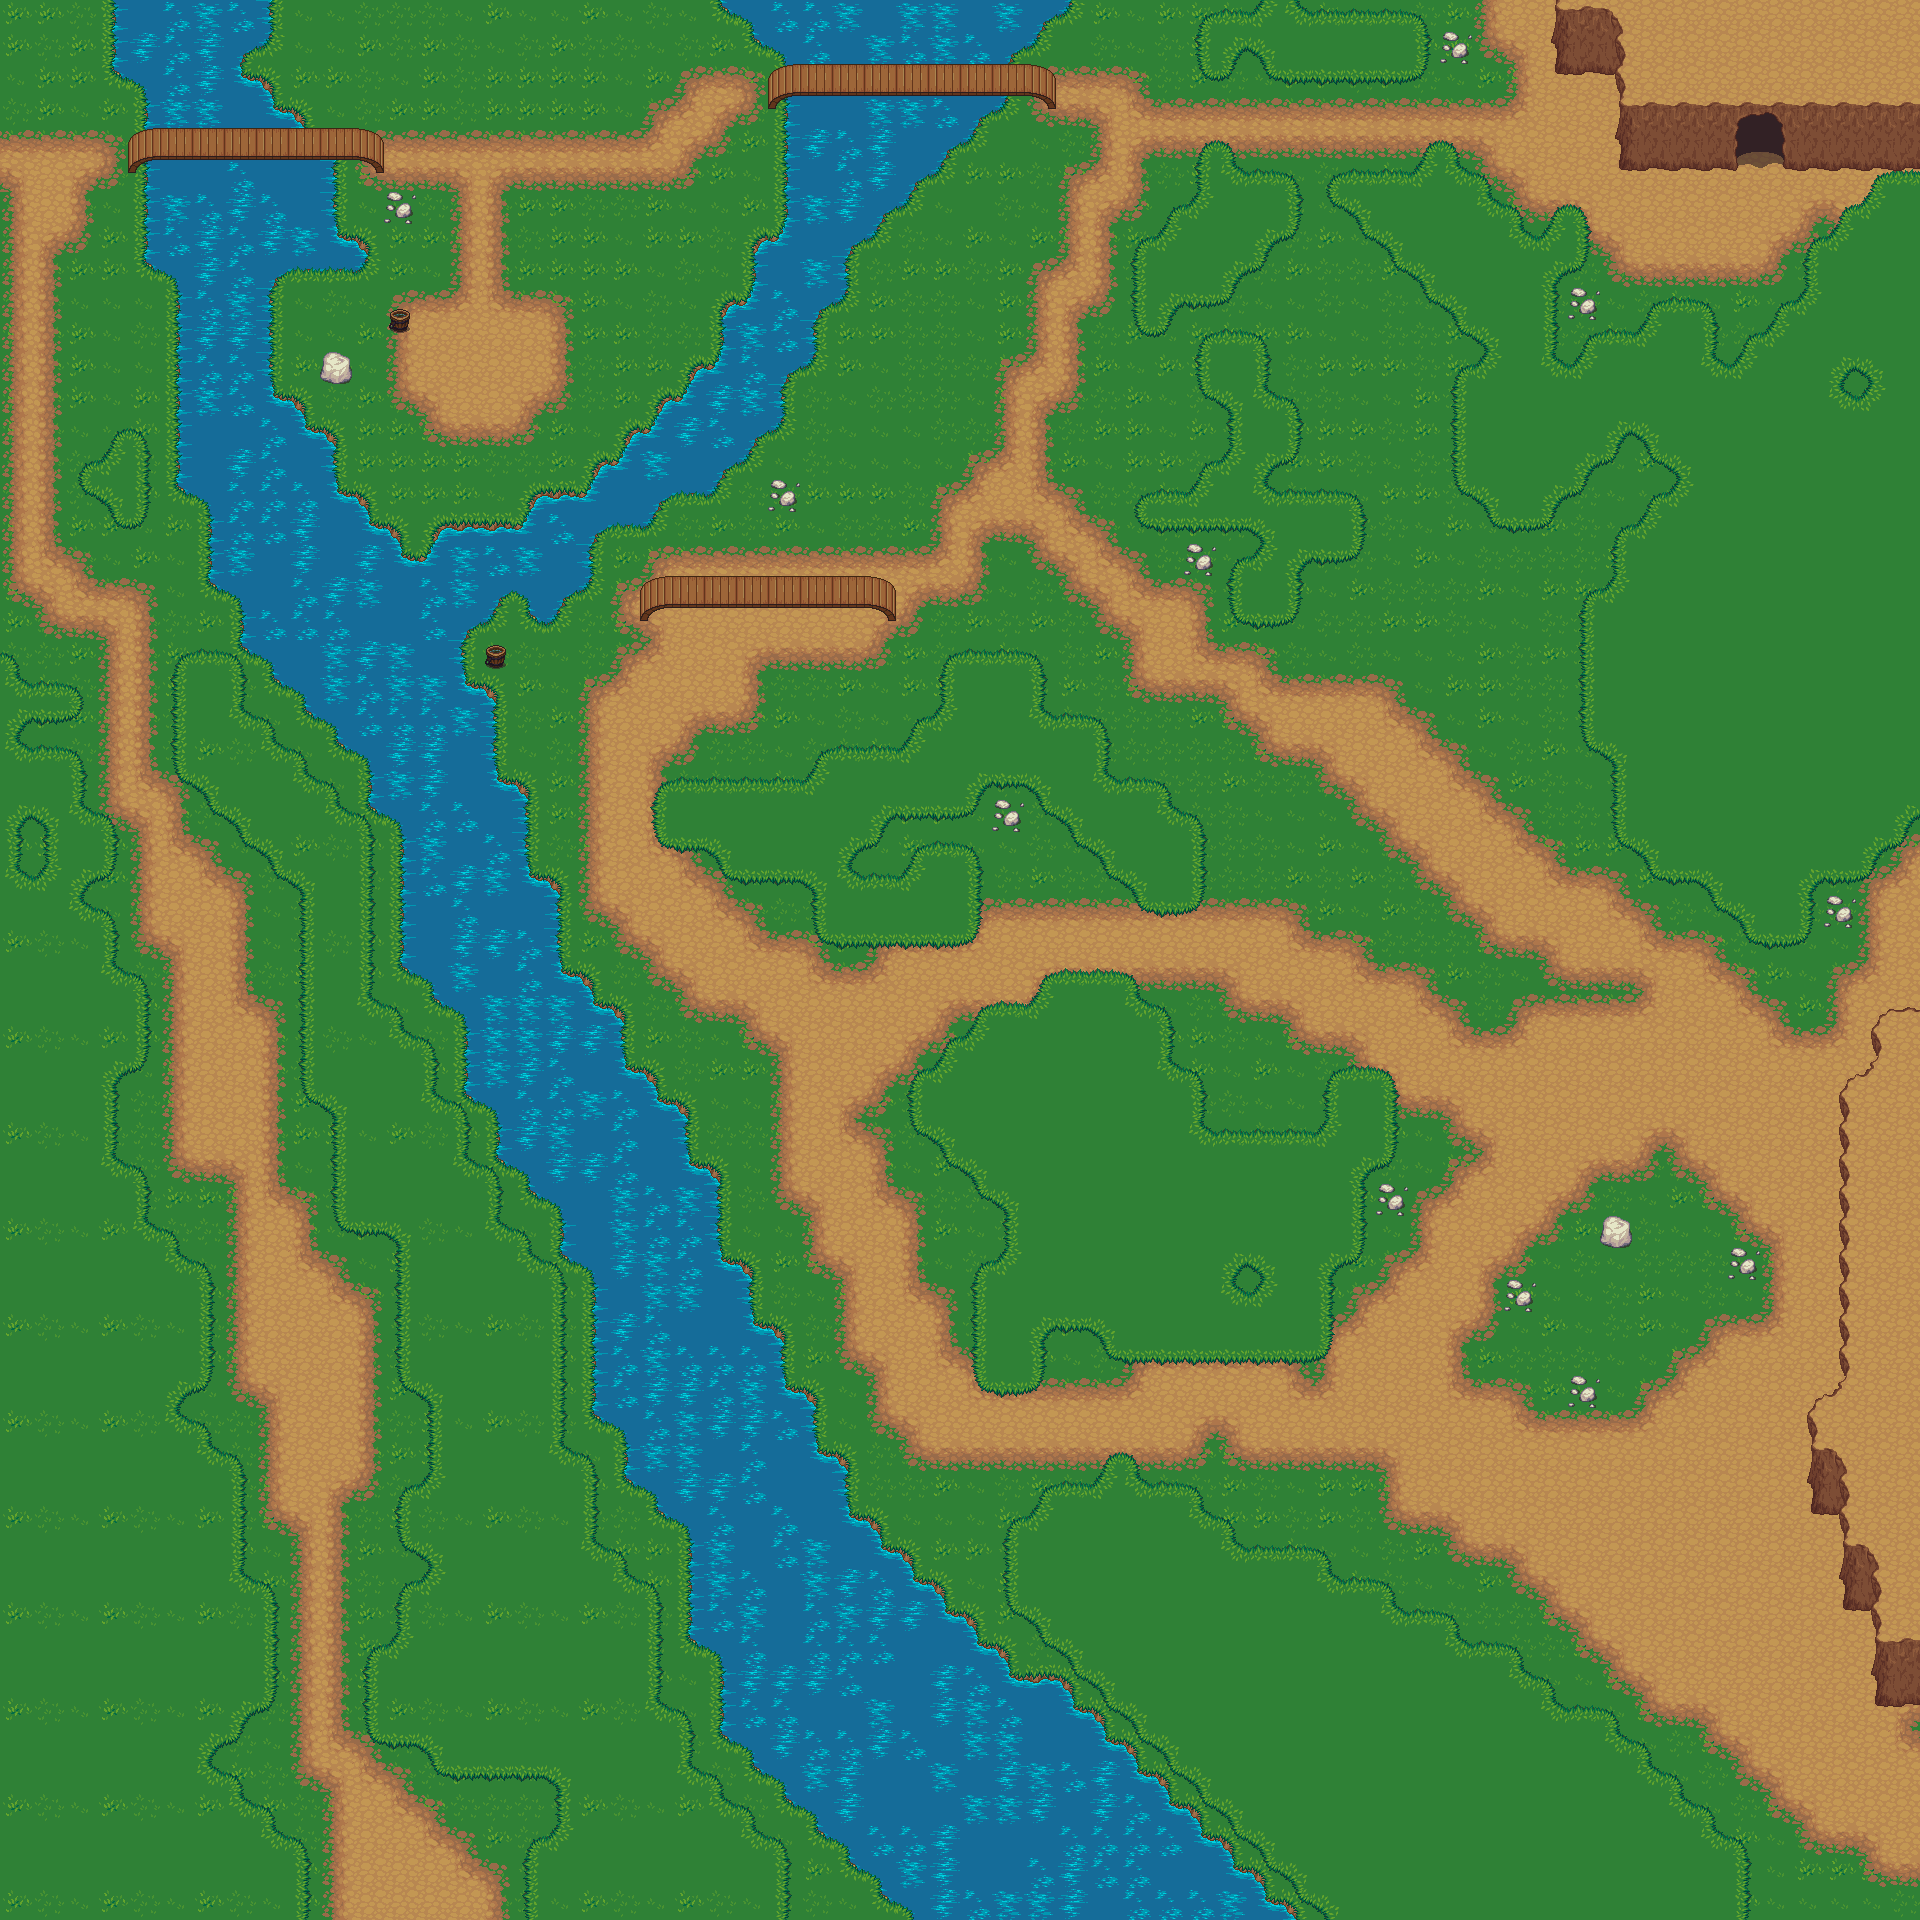

A level layout from a 2D game, rendered from its tile map. Below: a short description, then the map file with tile-grid data replaced by summaries:
An orthogonal 60x60 tile map with 32x32 px tiles, 5 tile layers (Base Layer, Path Layer, TallGrass, Bridges and Items, ...), 8 tilesets and 163 objects (95x MapObject, 56x Coin, 5x CoinArea, 3x Chest, 2x MapTransition, ...).

<map version="1.0" orientation="orthogonal" width="60" height="60" tilewidth="32" tileheight="32" backgroundcolor="#000000">
 <properties>
  <property name="TestProperty" value="sdddd" />
 </properties>
 <tileset firstgid="1" source="grass.tsx" />
 <tileset firstgid="19" source="watergrass.tsx" />
 <tileset firstgid="37" source="buckets.tsx" />
 <tileset firstgid="43" source="rock.tsx" />
 <tileset firstgid="45" source="bridges.tsx" />
 <tileset firstgid="87" source="treetop.tsx" />
 <tileset firstgid="89" source="dirt.tsx" />
 <tileset firstgid="107" source="mountains.tsx" />
 <layer name="Base Layer" width="60" height="60">
  <data>[3600 cells, 3600 non-empty, 20 distinct tile ids]</data>
 </layer>
 <layer name="Path Layer" width="60" height="60">
  <data>[3600 cells, 1132 non-empty, 13 distinct tile ids]</data>
 </layer>
 <layer name="TallGrass" width="60" height="60">
  <data>[3600 cells, 1352 non-empty, 16 distinct tile ids]</data>
 </layer>
 <layer name="Bridges and Items" width="60" height="60">
  <data>[3600 cells, 47 non-empty, 10 distinct tile ids]</data>
 </layer>
 <layer name="Cliff Layer" width="60" height="60">
  <properties>
   <property name="Color" value="#dddddd" />
  </properties>
  <data>[3600 cells, 135 non-empty, 20 distinct tile ids]</data>
 </layer>
 <objectgroup color="#ffff00" name="Object Layer 1" width="60" height="60">
  <object name="fireplace_1" type="Entity" x="447" y="316" width="38" height="41">
   <properties>
    <property name="AnimationSet" value="Animations/Objects/fireplace.anim" />
    <property name="CurrentAnimation" value="Burning" />
    <property name="Height" value="1.5" />
    <property name="Width" value="1.5" />
   </properties>
  </object>
  <object type="MapObject" gid="87" x="496" y="296" />
  <object type="MapObject" gid="87" x="531" y="134" />
  <object type="MapObject" gid="87" x="322" y="366" />
  <object type="MapObject" gid="87" x="807" y="460" />
  <object type="MapObject" gid="87" x="512" y="757" />
  <object type="MapObject" gid="88" x="568" y="375" />
  <object type="MapObject" gid="88" x="370" y="102" />
  <object type="MapObject" gid="88" x="8" y="123" />
  <object type="MapObject" gid="88" x="238" y="787" />
  <object type="MapObject" gid="88" x="82" y="489" />
  <object type="MapObject" gid="87" x="871" y="312" />
  <object type="MapObject" gid="88" x="410" y="490" />
  <object type="MapObject" gid="88" x="638" y="304" />
  <object type="MapObject" gid="88" x="829" y="882" />
  <object type="MapObject" gid="88" x="298" y="1086" />
  <object type="MapObject" gid="88" x="162" y="732" />
  <object type="MapObject" gid="88" x="-13" y="943" />
  <object type="MapObject" gid="88" x="363" y="1129" />
  <object type="MapObject" gid="88" x="44" y="1035" />
  <object type="MapObject" gid="88" x="427" y="1402" />
  <object type="MapObject" gid="88" x="287" y="1020" />
  <object type="MapObject" gid="88" x="10" y="1189" />
  <object type="MapObject" gid="88" x="45" y="1646" />
  <object type="MapObject" gid="88" x="165" y="1652" />
  <object type="MapObject" gid="88" x="25" y="1320" />
  <object type="MapObject" gid="88" x="146" y="1535" />
  <object type="MapObject" gid="87" x="291" y="916" />
  <object type="MapObject" gid="87" x="5" y="857" />
  <object type="MapObject" gid="87" x="18" y="1068" />
  <object type="MapObject" gid="87" x="411" y="1531" />
  <object type="MapObject" gid="87" x="323" y="1220" />
  <object type="MapObject" gid="87" x="501" y="1624" />
  <object type="MapObject" gid="87" x="411" y="1290" />
  <object type="MapObject" gid="88" x="72" y="1450" />
  <object type="MapObject" gid="87" x="114" y="1317" />
  <object type="MapObject" gid="87" x="39" y="1558" />
  <object type="MapObject" gid="87" x="383" y="1696" />
  <object type="MapObject" gid="87" x="1196" y="1308" />
  <object type="MapObject" gid="87" x="1083" y="1190" />
  <object type="MapObject" gid="88" x="1084" y="1131" />
  <object type="MapObject" gid="88" x="1056" y="1277" />
  <object type="MapObject" gid="87" x="987" y="1106" />
  <object type="MapObject" gid="87" x="1115" y="1320" />
  <object type="MapObject" gid="88" x="992" y="1224" />
  <object type="MapObject" gid="87" x="1217" y="1224" />
  <object type="MapObject" gid="88" x="1678" y="800" />
  <object type="MapObject" gid="87" x="1609" y="629" />
  <object type="MapObject" gid="87" x="1737" y="843" />
  <object type="MapObject" gid="87" x="1818" y="831" />
  <object type="MapObject" gid="88" x="1614" y="747" />
  <object type="MapObject" gid="87" x="1705" y="713" />
  <object type="MapObject" gid="87" x="1839" y="747" />
  <object type="MapObject" gid="88" x="1706" y="654" />
  <object type="MapObject" gid="87" x="1814" y="336" />
  <object type="MapObject" gid="88" x="1779" y="569" />
  <object type="MapObject" gid="87" x="1710" y="398" />
  <object type="MapObject" gid="87" x="1838" y="612" />
  <object type="MapObject" gid="88" x="1715" y="516" />
  <object type="MapObject" gid="87" x="1806" y="482" />
  <object type="MapObject" gid="88" x="1807" y="423" />
  <object type="MapObject" gid="88" x="144" y="1758" />
  <object type="MapObject" gid="88" x="505" y="1513" />
  <object type="MapObject" gid="88" x="472" y="1767" />
  <object type="MapObject" gid="87" x="208" y="1939" />
  <object type="MapObject" gid="88" x="648" y="1949" />
  <object type="MapObject" gid="87" x="554" y="1726" />
  <object type="MapObject" gid="87" x="554" y="1967" />
  <object type="MapObject" gid="88" x="570" y="1838" />
  <object type="MapObject" gid="87" x="93" y="1854" />
  <object type="MapObject" gid="88" x="109" y="1966" />
  <object type="MapObject" gid="87" x="40" y="1752" />
  <object type="MapObject" gid="88" x="11" y="1895" />
  <object type="MapObject" gid="88" x="-4" y="1443" />
  <object type="MapObject" gid="88" x="-46" y="1636" />
  <object type="MapObject" gid="88" x="1134" y="1745" />
  <object type="MapObject" gid="88" x="1477" y="1871" />
  <object type="MapObject" gid="87" x="1204" y="1776" />
  <object type="MapObject" gid="87" x="1536" y="1914" />
  <object type="MapObject" gid="87" x="1617" y="1902" />
  <object type="MapObject" gid="88" x="1360" y="1676" />
  <object type="MapObject" gid="87" x="1103" y="1690" />
  <object type="MapObject" gid="87" x="1438" y="1668" />
  <object type="MapObject" gid="88" x="1439" y="1756" />
  <object type="MapObject" gid="88" x="1303" y="1871" />
  <object type="MapObject" gid="87" x="1270" y="1587" />
  <object type="MapObject" gid="87" x="1214" y="1640" />
  <object type="MapObject" gid="87" x="1269" y="1835" />
  <object type="MapObject" gid="88" x="1269" y="1700" />
  <object type="MapObject" gid="87" x="1381" y="1801" />
  <object type="MapObject" gid="87" x="1401" y="1925" />
  <object type="MapObject" gid="88" x="1145" y="1587" />
  <object type="MapObject" gid="88" x="1573" y="1823" />
  <object type="MapObject" gid="88" x="1004" y="1642" />
  <object type="MapObject" gid="88" x="1052" y="1578" />
  <object type="MapObject" gid="88" x="1635" y="1966" />
  <object type="Coin" x="1215" y="70" width="13" height="13" />
  <object type="Coin" x="1215" y="87" width="13" height="13" />
  <object type="Coin" x="1215" y="106" width="13" height="13" />
  <object type="Coin" x="1237" y="106" width="13" height="13" />
  <object type="Coin" x="1282" y="68" width="13" height="13" />
  <object type="Coin" x="1282" y="86" width="13" height="13" />
  <object type="Coin" x="1282" y="106" width="13" height="13" />
  <object type="Coin" x="1321" y="67" width="13" height="13" />
  <object type="Coin" x="1321" y="86" width="13" height="13" />
  </objectgroup>
</map>
<!-- 58 of 163 objects omitted -->
